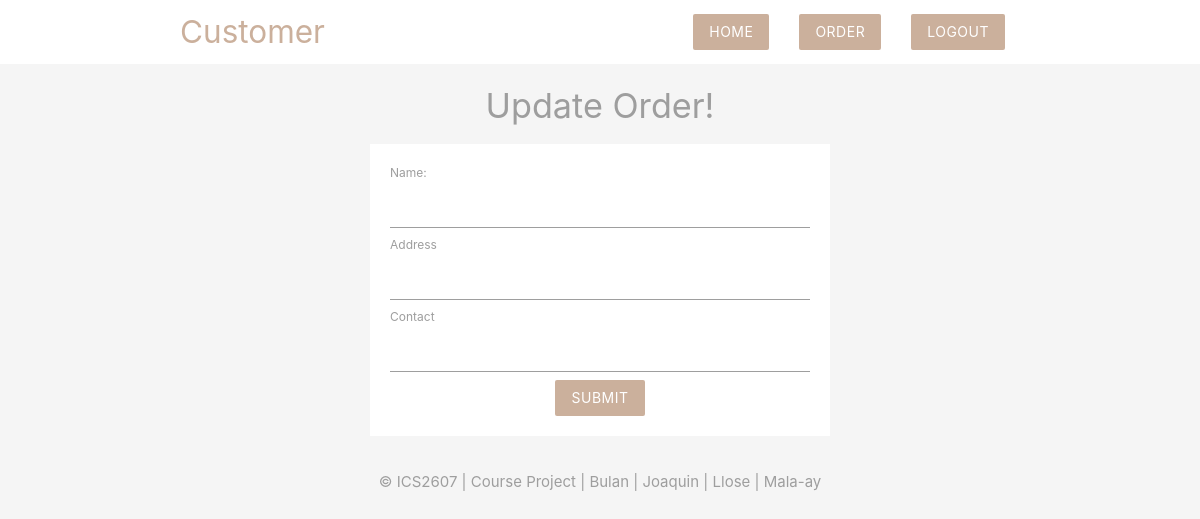
Page /customer/update.php?id=77 on the earlier database version.
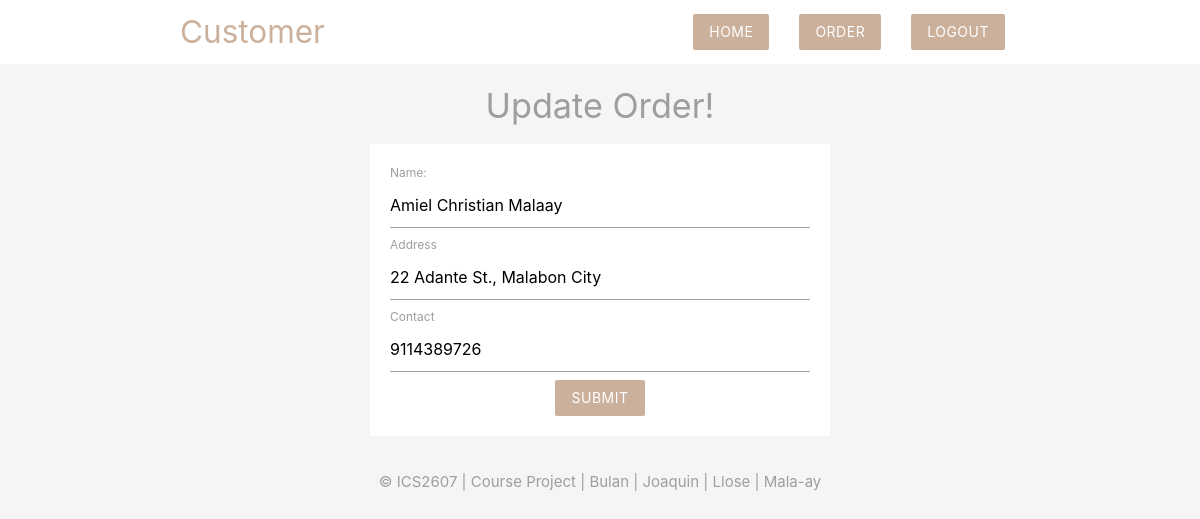
Same page on the later database version.
### tables this page shows
CREATE TABLE `cus_order` (
  `CUS_ID` int(11) NOT NULL,
  `CUS_ADDRESS` varchar(100) NOT NULL,
  `CUS_NAME` varchar(50) NOT NULL,
  `CUS_CONTACT_NO` bigint(20) NOT NULL,
  `ORDER_ID` int(11) NOT NULL,
  `ORDER_TIME` datetime NOT NULL DEFAULT current_timestamp(),
  `ORDER_COST` int(11) NOT NULL,
  `ORDER_DETAILS` text NOT NULL
);

### customer/update.php (the view, shortened to what this page needs)
<?php
    include('config/db_connect.php');
    $result = mysqli_query($conn,"SELECT * FROM cus_order WHERE ORDER_ID='" . $_GET['id'] . "'");
    $row= mysqli_fetch_array($result);
?>
<html>
    <?php include 'Temps/header.php'; ?>
    <section class="container grey-text">
        <h4 class="center">Update Order!</h4>
        <form class="white" action="update.php" method="POST">
            <label>Name:</label>
            <input type="text" name="name" value="<?php echo $row['CUS_NAME']; ?>">
            <label>Address</label>
            <input type="text" name="address" value="<?php echo $row['CUS_ADDRESS']; ?>">
            <label>Contact</label>
            <input type="text" name="contact" value="<?php echo $row['CUS_CONTACT_NO']; ?>">
            <div class="center">
                <input type="submit" name="submit" value="submit" class="btn brand z-depth-0">
            </div>
        </form>
    </section>
    <?php include 'Temps/footer.php'; ?>
</html>

Differences in the rows shown:
added cus_order: name "Amiel Christian Malaay", address "22 Adante St., Malabon City", contact "9114389726"
